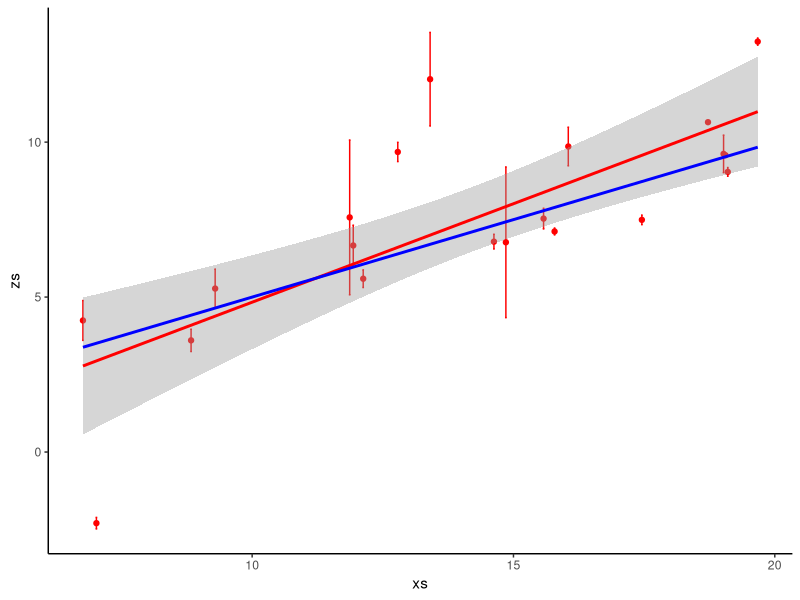

Recreate this plot in R.
# Simulation for response variable uncertainty

require(ggplot2)

set.seed(42)
NUMBER <- 20
SLOPE <- 0.5
SPREAD <- 2.5
NOISE <- 2
xs <- runif(NUMBER, 5, 20)
df <- data.frame(xs)
df$sd <- rexp(NUMBER, 5) * SPREAD

df$ys <- xs * SLOPE
df$ys_lower <- df$ys - df$sd
df$ys_upper <- df$ys + df$sd

df$zs <- rnorm(NUMBER, df$ys, df$sd) + rnorm(NUMBER, 0, NOISE)
df$zs_lower <- df$zs - df$sd
df$zs_upper <- df$zs + df$sd

ggplot(df, aes(x = xs, y = zs)) +
  geom_point(colour="red") +
  # geom_point(aes(y=ys), colour="blue") +
  # geom_errorbar(aes(ymin=ys_lower, ymax=ys_upper), colour="blue") +
  geom_errorbar(aes(ymin=zs_lower, ymax=zs_upper), colour="red") +
  geom_smooth(method = 'lm', formula = df$zs ~ x, colour="red") +
  geom_smooth(method = 'lm', formula = df$ys ~ x, colour="blue") +
  theme_classic()
